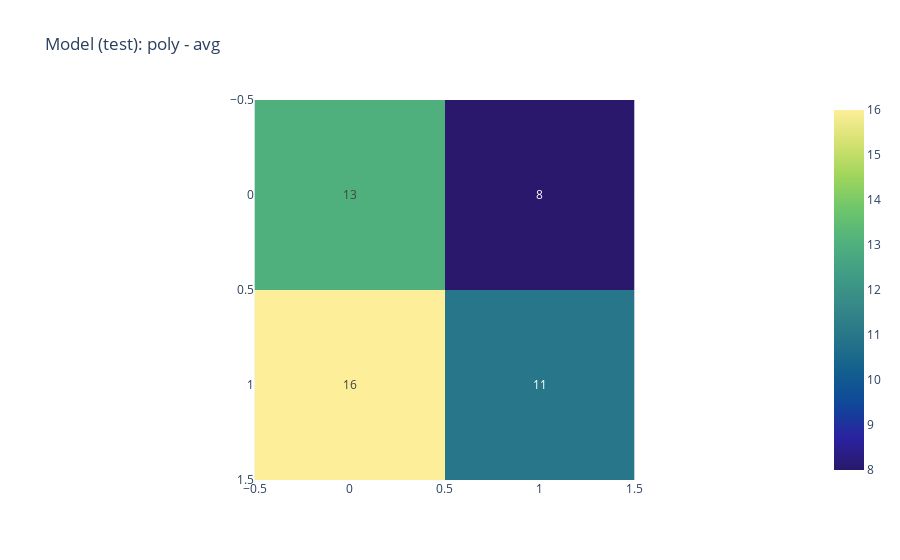
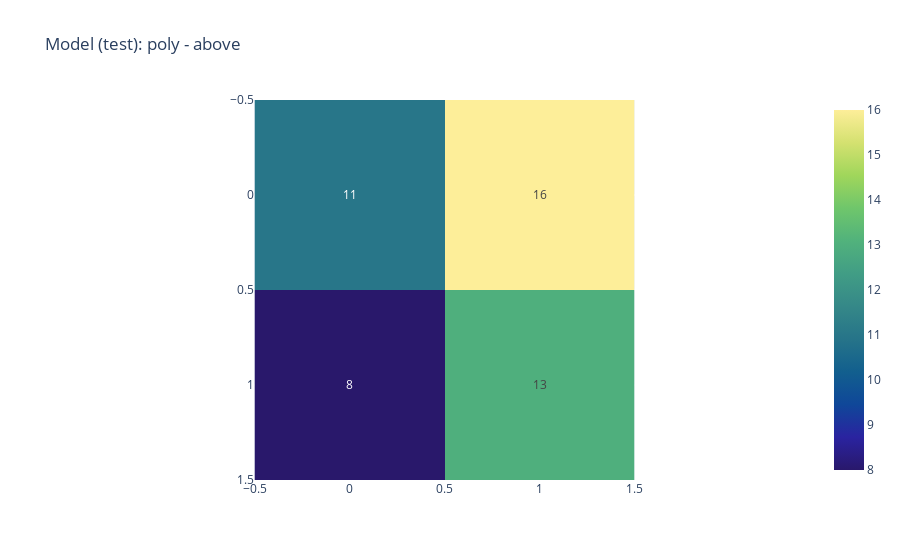
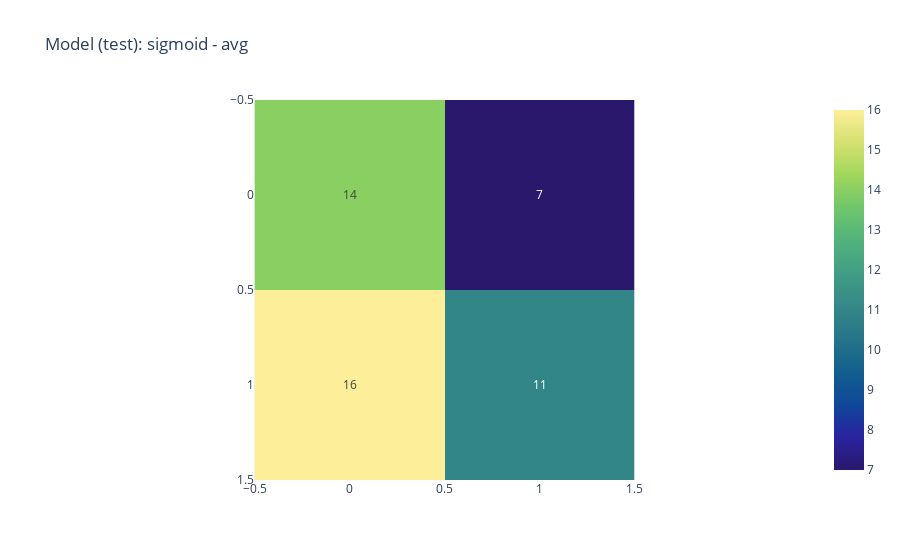
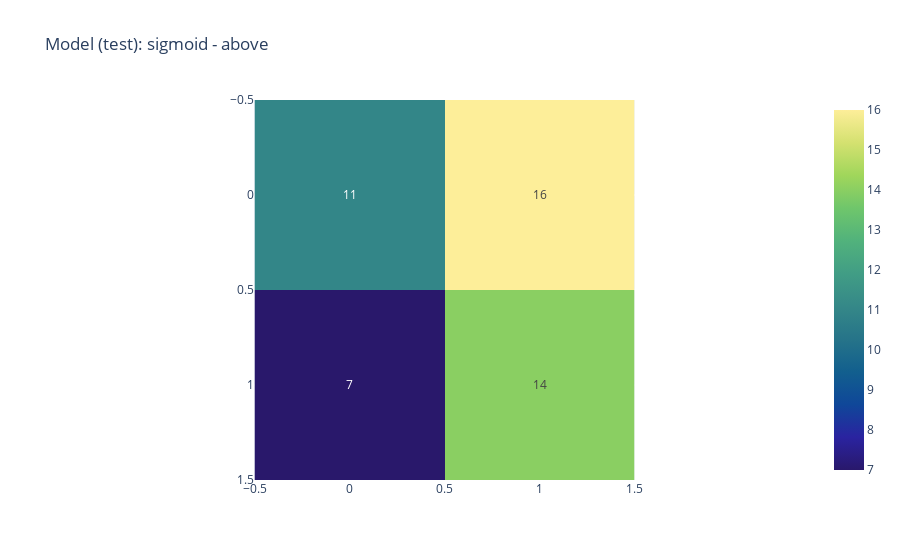

Notebook code for these charts, in order:
### Code cell
Build.main(nusvc_optim = nusvc_optim, df_test = df_test)

### Figure 1 — Plotly figure (JSON) as saved in the notebook; plotly's stock layout.template omitted (floating-point values rounded to 4 significant figures)
{"data": [{"coloraxis": "coloraxis", "hovertemplate": "x: %{x}<br>y: %{y}<br>color: %{z}<extra></extra>", "name": "0", "texttemplate": "%{z}", "type": "heatmap", "xaxis": "x", "yaxis": "y", "z": [[13, 8], [16, 11]]}], "layout": {"coloraxis": {"colorscale": [[0, "rgb(41, 24, 107)"], [0.09091, "rgb(42, 35, 160)"], [0.1818, "rgb(15, 71, 153)"], [0.2727, "rgb(18, 95, 142)"], [0.3636, "rgb(38, 116, 137)"], [0.4545, "rgb(53, 136, 136)"], [0.5455, "rgb(65, 157, 133)"], [0.6364, "rgb(81, 178, 124)"], [0.7273, "rgb(111, 198, 107)"], [0.8182, "rgb(160, 214, 91)"], [0.9091, "rgb(212, 225, 112)"], [1, "rgb(253, 238, 153)"]]}, "title": {"text": "Model (test): poly - avg"}, "xaxis": {"anchor": "y", "constrain": "domain", "domain": [0, 1], "scaleanchor": "y"}, "yaxis": {"anchor": "x", "autorange": "reversed", "constrain": "domain", "domain": [0, 1]}}}

### Figure 2 — Plotly figure (JSON) as saved in the notebook; plotly's stock layout.template omitted (floating-point values rounded to 4 significant figures)
{"data": [{"coloraxis": "coloraxis", "hovertemplate": "x: %{x}<br>y: %{y}<br>color: %{z}<extra></extra>", "name": "0", "texttemplate": "%{z}", "type": "heatmap", "xaxis": "x", "yaxis": "y", "z": [[11, 16], [8, 13]]}], "layout": {"coloraxis": {"colorscale": [[0, "rgb(41, 24, 107)"], [0.09091, "rgb(42, 35, 160)"], [0.1818, "rgb(15, 71, 153)"], [0.2727, "rgb(18, 95, 142)"], [0.3636, "rgb(38, 116, 137)"], [0.4545, "rgb(53, 136, 136)"], [0.5455, "rgb(65, 157, 133)"], [0.6364, "rgb(81, 178, 124)"], [0.7273, "rgb(111, 198, 107)"], [0.8182, "rgb(160, 214, 91)"], [0.9091, "rgb(212, 225, 112)"], [1, "rgb(253, 238, 153)"]]}, "title": {"text": "Model (test): poly - above"}, "xaxis": {"anchor": "y", "constrain": "domain", "domain": [0, 1], "scaleanchor": "y"}, "yaxis": {"anchor": "x", "autorange": "reversed", "constrain": "domain", "domain": [0, 1]}}}

### Figure 3 — Plotly figure (JSON) as saved in the notebook; plotly's stock layout.template omitted (floating-point values rounded to 4 significant figures)
{"data": [{"coloraxis": "coloraxis", "hovertemplate": "x: %{x}<br>y: %{y}<br>color: %{z}<extra></extra>", "name": "0", "texttemplate": "%{z}", "type": "heatmap", "xaxis": "x", "yaxis": "y", "z": [[14, 7], [16, 11]]}], "layout": {"coloraxis": {"colorscale": [[0, "rgb(41, 24, 107)"], [0.09091, "rgb(42, 35, 160)"], [0.1818, "rgb(15, 71, 153)"], [0.2727, "rgb(18, 95, 142)"], [0.3636, "rgb(38, 116, 137)"], [0.4545, "rgb(53, 136, 136)"], [0.5455, "rgb(65, 157, 133)"], [0.6364, "rgb(81, 178, 124)"], [0.7273, "rgb(111, 198, 107)"], [0.8182, "rgb(160, 214, 91)"], [0.9091, "rgb(212, 225, 112)"], [1, "rgb(253, 238, 153)"]]}, "title": {"text": "Model (test): sigmoid - avg"}, "xaxis": {"anchor": "y", "constrain": "domain", "domain": [0, 1], "scaleanchor": "y"}, "yaxis": {"anchor": "x", "autorange": "reversed", "constrain": "domain", "domain": [0, 1]}}}

### Figure 4 — Plotly figure (JSON) as saved in the notebook; plotly's stock layout.template omitted (floating-point values rounded to 4 significant figures)
{"data": [{"coloraxis": "coloraxis", "hovertemplate": "x: %{x}<br>y: %{y}<br>color: %{z}<extra></extra>", "name": "0", "texttemplate": "%{z}", "type": "heatmap", "xaxis": "x", "yaxis": "y", "z": [[11, 16], [7, 14]]}], "layout": {"coloraxis": {"colorscale": [[0, "rgb(41, 24, 107)"], [0.09091, "rgb(42, 35, 160)"], [0.1818, "rgb(15, 71, 153)"], [0.2727, "rgb(18, 95, 142)"], [0.3636, "rgb(38, 116, 137)"], [0.4545, "rgb(53, 136, 136)"], [0.5455, "rgb(65, 157, 133)"], [0.6364, "rgb(81, 178, 124)"], [0.7273, "rgb(111, 198, 107)"], [0.8182, "rgb(160, 214, 91)"], [0.9091, "rgb(212, 225, 112)"], [1, "rgb(253, 238, 153)"]]}, "title": {"text": "Model (test): sigmoid - above"}, "xaxis": {"anchor": "y", "constrain": "domain", "domain": [0, 1], "scaleanchor": "y"}, "yaxis": {"anchor": "x", "autorange": "reversed", "constrain": "domain", "domain": [0, 1]}}}
